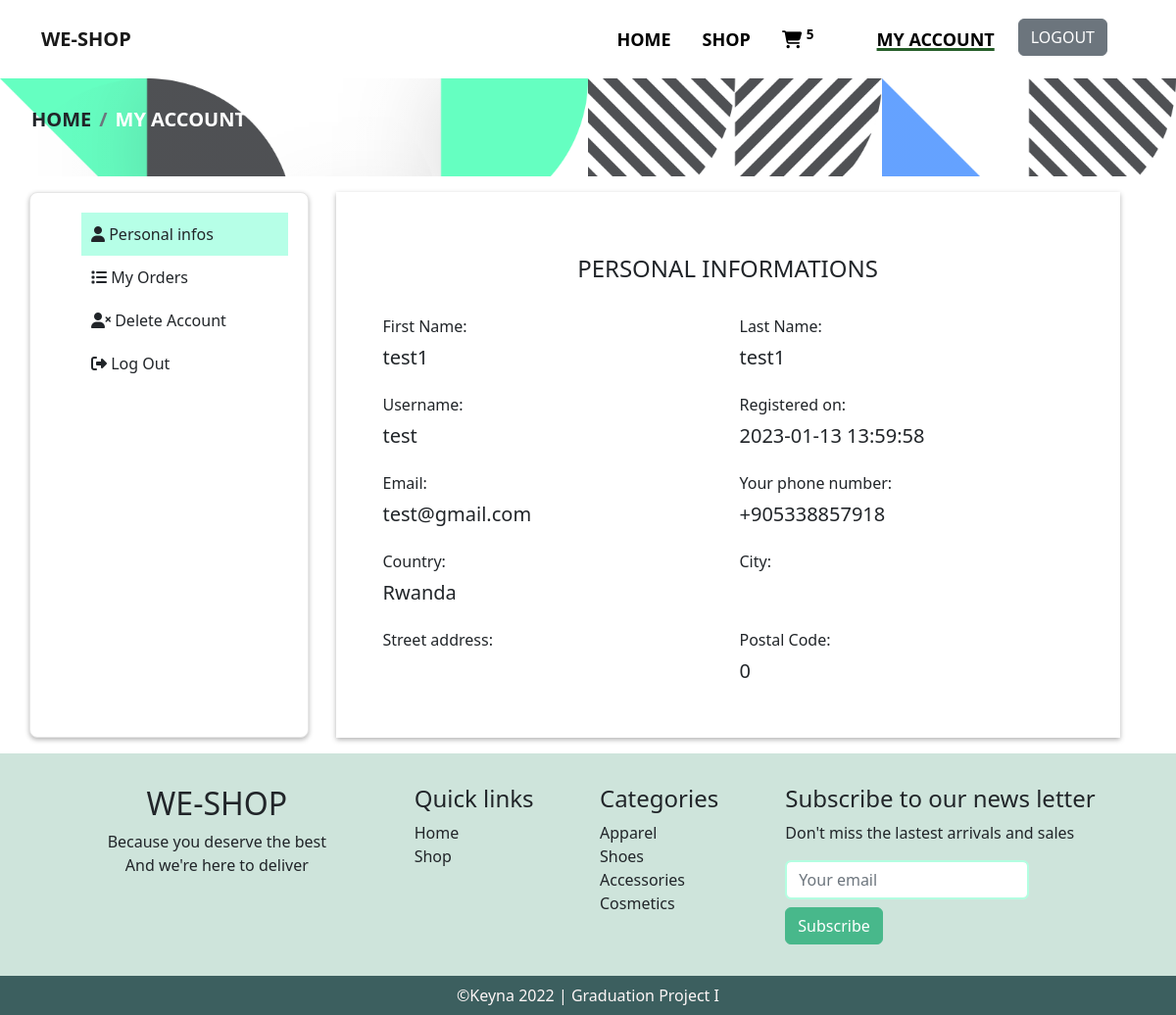
Screenshot of /users/personal.php?account_info (signed in) with the database file from the repository.
### tables this page shows
CREATE TABLE `users` (
  `user_id` int(10) NOT NULL,
  `first_name` varchar(255) NOT NULL,
  `last_name` varchar(255) NOT NULL,
  `username` varchar(255) NOT NULL,
  `password` varchar(255) NOT NULL,
  `email` varchar(255) NOT NULL,
  `phone_number` text NOT NULL,
  `country` text NOT NULL,
  `city` varchar(100) NOT NULL,
  `street` varchar(255) NOT NULL,
  `postal_code` int(10) NOT NULL,
  `register_date` timestamp NOT NULL DEFAULT current_timestamp() ON UPDATE current_timestamp()
);

CREATE TABLE `categories` (
  `cat_id` int(11) NOT NULL,
  `cat_name` varchar(255) NOT NULL
);

### users/account_info.php (the view, shortened to what this page needs)
<?php
if (isset($_SESSION['username'])) {
    $user = $_SESSION['username'];
    $get_user = "select * from users where username='$user'";
    $run_user = mysqli_query($con, $get_user);
    while ($row_user = mysqli_fetch_array($run_user)) {
        $first = $row_user['first_name'];
        $last = $row_user['last_name'];
        $username = $row_user['username'];
        $email = $row_user['email'];
        $phone = $row_user['phone_number'];
        $country = $row_user['country'];
        $postalcode = $row_user['postal_code'];
        $date = $row_user['register_date'];
    }
}
?>
<div class="container login-form">
    <h4 class="titles">Personal informations</h4>
    <div class="row form-row mt-3">
        <div class="col-md-6">
            <label class="form-label" for="fname"> First Name: </label>
            <h5><?php echo $first; ?></h5>
        </div>
        <div class="col-md-6">
            <label class="form-label" for="lname"> Last Name: </label>
            <h5><?php echo $last; ?></h5>
        </div>
    </div>
    <div class="row form-row mt-3">
        <div class="col-md-6">
            <label class="form-label" for="uname"> Username:</label>
            <h5><?php echo $username; ?></h5>
        </div>
        <div class="col-md-6">
            <label class="form-label" for="uname"> Registered on:</label>
            <h5><?php echo $date; ?></h5>
        </div>
    </div>
    <div class="row form-row mt-3">
        <div class="col-md-6">
            <label class="form-label" for="email"> Email: </label>
            <h5><?php echo $email; ?></h5>
        </div>
        <div class="col-md-6">
            <label class="form-label" for="telephone"> Your phone number: </label>
            <h5><?php echo $phone; ?></h5>
        </div>
    </div>
    <div class="row form-row mt-3">
        <div class="col-md-6">
            <label class="form-label" for="country"> Country: </label>
            <h5><?php echo $country; ?></h5>
        </div>
        <div class="col-md-6">
            <label class="form-label" for="address"> City: </label>
        </div>
    </div>
    <div class="row form-row mt-3">
        <div class="col-md-6">
            <label class="form-label" for="country"> Street address: </label>
        </div>
        <div class="col-md-6">
            <label class="form-label" for="address"> Postal Code: </label>
            <h5><?php echo $postalcode; ?></h5>
        </div>
    </div>
</div>

### users/functions/functions.php (shortened to what this page needs)
<?php
$db = mysqli_connect("localhost", "root", "", "we-shop");
function getCategory()
{
    global $db;
    $get_cat = "select * from categories";
    $run_cat = mysqli_query($db, $get_cat);
    while ($row_cat = mysqli_fetch_array($run_cat)) {
        $cat_id = $row_cat['cat_id'];
        $cat_name = $row_cat['cat_name'];
        echo "
            <li> <a href='../shop.php?cat=$cat_id'> $cat_name </a></li>
        ";
    }
}
function cart_items()
{
    global $db;
    if (isset($_SESSION['username'])) {
        $user = $_SESSION['username'];
        $get_items = "select * from cart where username='$user'";
        $run_items = mysqli_query($db, $get_items);
        $count_items = mysqli_num_rows($run_items);
        echo $count_items;
    }
}

### style.css (style rules this page uses)
.container { margin-top: 1rem; margin-bottom: 1rem; }
.login-form { margin: 0 auto; background-color: #fff; max-width: 800px; box-shadow: 0px 2px 5px rgba(0, 0, 0, 0.3); padding: 3rem; }
.titles { text-transform: uppercase; text-align: center; padding: 1rem 0; }
a { text-decoration: none; color: inherit; }

### rows the page displays
users: first_name "test1", last_name "test1", username "test", register_date "2023-01-13 13:59:58", email "test@gmail.com", phone_number "+905338857918", country "Rwanda", postal_code "0"
categories: cat_name "Apparel"
categories: cat_name "Shoes"
categories: cat_name "Accessories"
categories: cat_name "Cosmetics"

### other values shown
$count_items "5"
